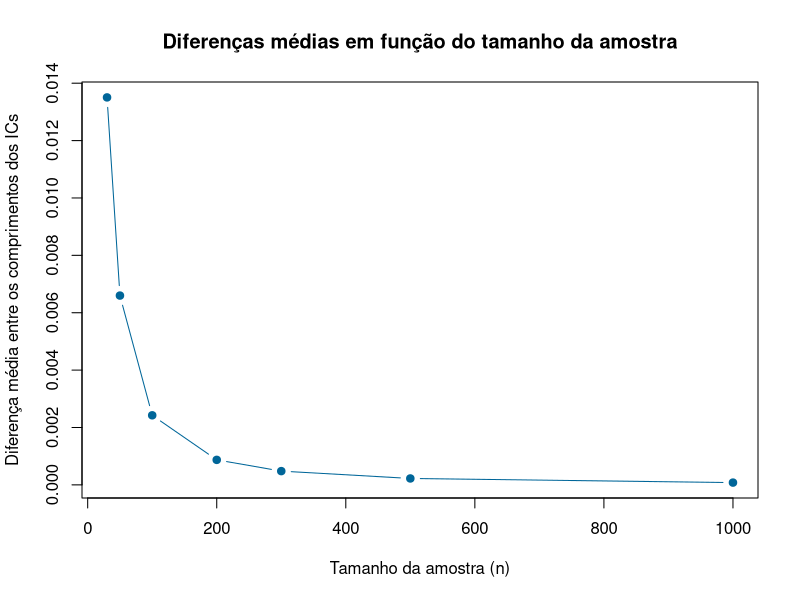

The R source for this figure:
set.seed(1926)
ns <- c(30, 50, 100, 200, 300, 500, 1000)

k <- 2000
p <- 0.6
y <- 0.92

# Vetor para armazenar as médias das k diferenças para cada valor n
medias <- 1:7

for (i in 1:7) {
  
  n <- ns[i]
  diferencas <- 1:k
  
  for (j in 1:k) {
    # Gerar amostra aleatória de Bernoulli
    amostra <- rbinom(n, 1, p)
    
    # Método 1
    x <- mean(amostra)
    z <- qnorm((1 + y) / 2)
    
    # Dados para resolver a equação de segundo grau em p
    a <- 1 + z^2 / n
    b <- -2 * x - z^2 / n
    c <- x^2
    delta <- b^2 - 4 * a * c
    
    dif1 <- #calcula a diferença entre as soluções da equação
      abs((-b + sqrt(delta)) / (2 * a) - (-b - sqrt(delta)) / (2 * a))
    
    
    
    # Método 2
    # valor de z já calculado no método 1
    sd_estimado <- sqrt(x * (1 - x) / n)
    
    dif2 <- abs((x - z * sd_estimado) - (x + z * sd_estimado))
    
    
    
    # Cálculo da diferença entre os limites de confiança dos 2 métodos
    diferencas[j] <- dif2 - dif1
  }
  
  # Média das k diferenças para cada valor de n
  medias[i] <- mean(diferencas)
}

# Criar gráfico
plot(ns, medias, type = "b", main = "Diferenças médias em função do tamanho da amostra",
     ylab = "Diferença média entre os comprimentos dos ICs", 
     xlab = "Tamanho da amostra (n)",
     col = "#006699", pch = 19)

# Comentários:

#   Os métodos tendem a ter resultados mais semelhantes quanto maior for o
#   tamanho da amostra
